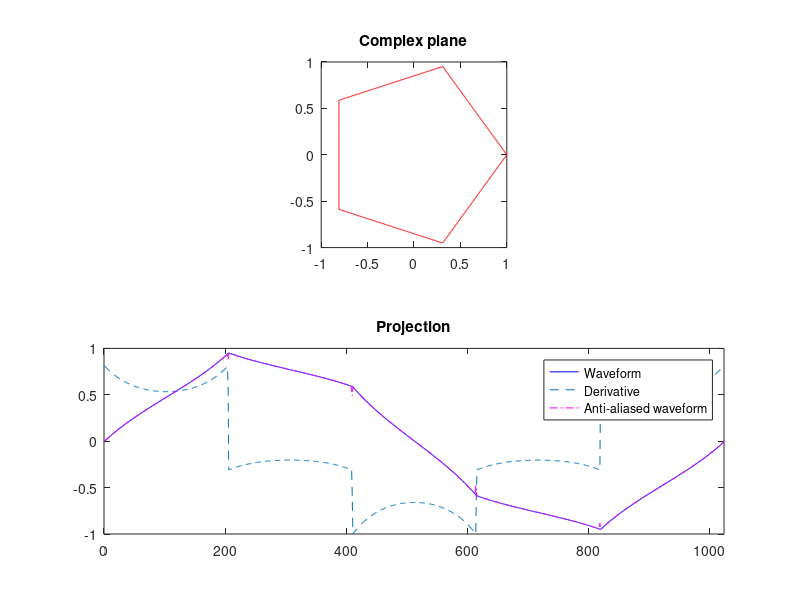

MATLAB code to generate this figure:
%% wavetable

tableSize = 1024;
%waveTable = zeros(1, tableSize);

% core parameters
np = 1; % schalfi denominator (number of periods)
N = 5; % schlalfi numerator
n = N/np; % order (schlalfi symbol) (n>2)
f = 440/np; % f0
T = 0.0; % teeth
phaseOffset = 0; % initial phase
R = 1; % scale


t = [0:tableSize-1]/tableSize; % time vector
theta = 2*pi*t*np; % phase angle
p = zeros(1, tableSize); % radial amplitude of geometry
 
for i=1:tableSize % geometry
    p(i) = cos(pi/n) / cos(mod(theta(i), 2*pi/n) -pi/n + T) * R;
end

poly = zeros(1, tableSize); % sampled geometry
for i=1:tableSize
    poly(i) = p(i) * (cos(theta(i)+phaseOffset) + 1j*sin(theta(i)+phaseOffset));
end

waveTable = imag(poly); % projection to y axis

%% anti aliasing

dx = diff(waveTable)/0.1; % first derivative of the waveform
dx = dx / max(abs(dx)); % normalisation

waveTableAA = waveTable; % anti-aliased waveform

for i=1:N-1 % iterates through discontinuities
    nBoundary = ceil(tableSize/N*i); % boundary sample after the discontinuity
    d = nBoundary - (tableSize/N*i); % fractional delay between the discontinuity and the next sample
    u = abs(-2*tan(pi/n)*cos(2*pi/n*i)); % change in amplitude at the discontinuities
    
    % 4-point polyBLAMP residual coefficients
    p0 = d^5/120;
    p1 = (-3*d^5 +5*d^4 +10*d^3 +10*d^2 +5*d +1)/120;
    p2 = (3*d^5 -10*d^4 +40*d^2 -60*d +28)/120;
    p3 = (-d^5 +5*d^4 -10*d^3 +10*d^2 -5*d +1)/120;
    
    % waveform correction on the four samples around the discontinuity
    waveTableAA(nBoundary -2) = waveTable(nBoundary -2) -p0*sign(waveTable(nBoundary -2)) *u;
    waveTableAA(nBoundary -1) = waveTable(nBoundary -1) -p1*sign(waveTable(nBoundary -1)) *u;
    waveTableAA(nBoundary   ) = waveTable(nBoundary   ) -p2*sign(waveTable(nBoundary   )) *u; 
    waveTableAA(nBoundary +1) = waveTable(nBoundary +1) -p3*sign(waveTable(nBoundary +1)) *u;
    
end

%% plot

subplot(2,1,1);
plot(real(poly), imag(poly), 'r');
axis([-1 1 -1 1]);
axis equal;
title('Complex plane');

subplot(2,1,2);
plot(waveTable, 'b');
axis([0 tableSize -1 1]);
hold on;
plot(dx, '--');
hold on;
plot(waveTableAA, '-.m');
legend('Waveform', 'Derivative', 'Anti-aliased waveform');
title('Projection');
%% synthesis

duration = 1; 
fs = 44100;
tableOverSamplingRatio = tableSize / fs;
tableDelta = f * tableOverSamplingRatio; % read increment for wavetable
readIndex = 1; % table read index

y = zeros(1, fs*duration); % output


for i=1:length(y) % synhtesis from wavetable
    
    % boundary indices and corresponding values
    i1 = floor(readIndex+1); 
    if i1 == tableSize
        i2 = 1;
    else
        i2 = i1+1;
    end
    v1 = waveTableAA(i1);
    v2 = waveTableAA(i2);
  
    frac = readIndex - i1; % sample fraction
    
    y(i) = v2 + (frac*(v2-v1)); %interpolation
    
    
    readIndex = readIndex + tableDelta;
    if readIndex > tableSize
        readIndex = readIndex-tableSize;
    end
    
end



%soundsc(y, fs);
%figure();
%plot(y);
